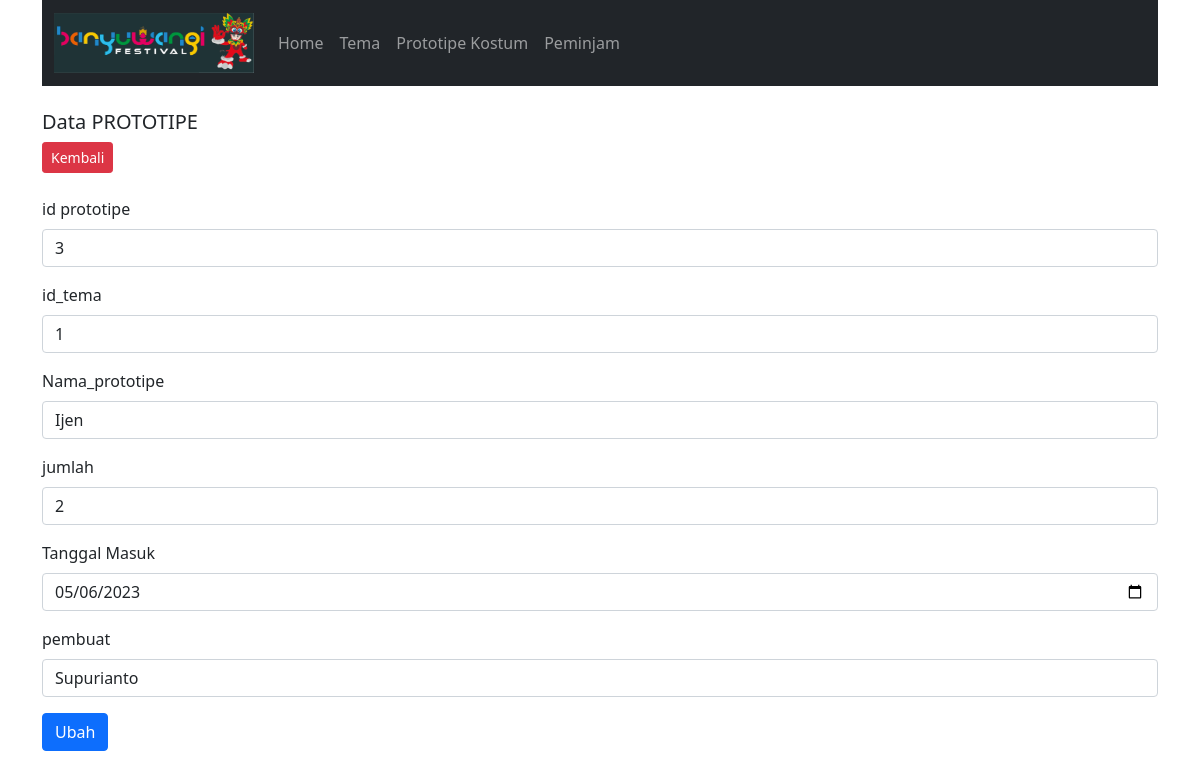
Screenshot of /Si_Inkos/index.php?target=prototipe&act=edit_prototipe&id_prototipe=3 with the database file from the repository.
### tables this page shows
CREATE TABLE `prototipe` (
  `id_prototipe` int(5) NOT NULL,
  `id_tema` int(5) NOT NULL,
  `nama_prototipe` varchar(20) NOT NULL,
  `jumlah` int(3) NOT NULL,
  `tanggal_masuk` date NOT NULL,
  `pembuat` varchar(20) NOT NULL
);

### Si_Inkos/Config/query_builder.php (called while the page is built, shortened)
<?php
class Query_builder implements Query
{
    private $v_db, $v_table, $v_select, $v_join, $v_where, $v_order_by, $v_query, $v_insert, $v_update, $v_delete;
    public function __construct($dataKoneksi)
    {
        $this->v_db = new \mysqli($dataKoneksi['host'], $dataKoneksi['user'], $dataKoneksi['password'], $dataKoneksi['dbname']);
    }
    public function table($table)
    {
        $this->v_table = $table;
        return $this;
    }
    public function where($where)
    {
        if(is_array($where)) {
            $this->v_where = " WHERE ";
            foreach ($where as $key => $value) {
                $this->v_where .= $key . "=" . $value;
                if ($key == array_key_last($where)) {
                    $this->v_where .= "";
                } else {
                    $this->v_where .= " AND";
                }
            }
        } else {
            $this->v_where = "WHERE";
            $this->v_where .= $where;
        }
        return $this;
    }
    public function get()
    {
        $this->v_query = "SELECT ";
        if (!empty($this->v_select)) {
            $this->v_query .= $this->v_select . "";
        } else {
            $this->v_query .= " * ";
        }
        $this->v_query .= " FROM " . $this->v_table . "";
        if (!empty($this->v_where)) {
            $this->v_query .= $this->v_where . "";
        }
        return $this;
    }
    public function rowArray()
    {
        $data = $this->v_db->query($this->v_query);
        $row = $data->fetch_array();
        return $row;
    }
}
?>

### Si_Inkos/Master/prototipe.php (the view, shortened to what this page needs)
<?php
class Prototipe
{
    private $db;
    public function __construct($con)
    {
        $this->db = new Query_builder($con);
    }
    public function edit($id_prototipe)
    {
        $r = $this->db->table('prototipe ')->where(" id_prototipe='$id_prototipe'")->get()->rowArray();
        $res = '<a href="?taget=prototipe" class="btn btn-danger btn-sm">Kembali</a><br><br>';
        $res .= '<form method="post" action="?target=prototipe&act=update_prototipe">
    <input type="hidden" class="form-control" id="param" name="param" value="' . $r['id_prototipe'] . '">
    <div class="mb-3">
        <label for="id_prototipe" class="form-label">id prototipe</label>
        <input type="text" class="form-control" id="id_prototipe" name="id_prototipe" value="' . $r['id_prototipe'] . '">
    </div>
    <div class="mb-3">
        <label for="id_tema" class="form-label">id_tema</label>
        <input type="text" class="form-control" id_tema="id_tema" name="id_tema" value="' . $r['id_tema'] . '">
    </div>
    <div class="mb-3">
        <label for="nama_prototipe" class="form-label">Nama_prototipe</label>
        <input type="text" class="form-control" id="nama_prototipe" name="nama_prototipe" value="' . $r['nama_prototipe'] . '">
    </div>
    <div class="mb-3">
        <label for="jumlah" class="form-label">jumlah</label>
        <input type="text" class="form-control" id="jumlah" name="jumlah" value="' . $r['jumlah'] . '">
    </div>
    <div class="mb-3">
        <label for="tanggal_masuk" class="form-label">Tanggal Masuk</label>
        <input type="date" class="form-control" id="tanggal_masuk" name="tanggal_masuk" value="' . $r['tanggal_masuk'] . '">
    </div>
    <div class="mb-3">
        <label for="pembuat" class="form-label">pembuat</label>
        <input type="text" class="form-control" id="pembuat" name="pembuat" value="' . $r['pembuat'] . '">
    </div>
    </div>
        <button type="submit" class="btn btn-primary">Ubah</button>
    </form> ';
        return $res;
    }
}

### rows the page displays
prototipe: id_prototipe "3", id_tema "1", nama_prototipe "Ijen", jumlah "2", tanggal_masuk "05/06/2023", pembuat "Supurianto"

### other values shown
$r['Text'] "Home"
$r['Text'] "Tema"
$r['Text'] "Prototipe Kostum"
$r['Text'] "Peminjam"
$target "PROTOTIPE"
